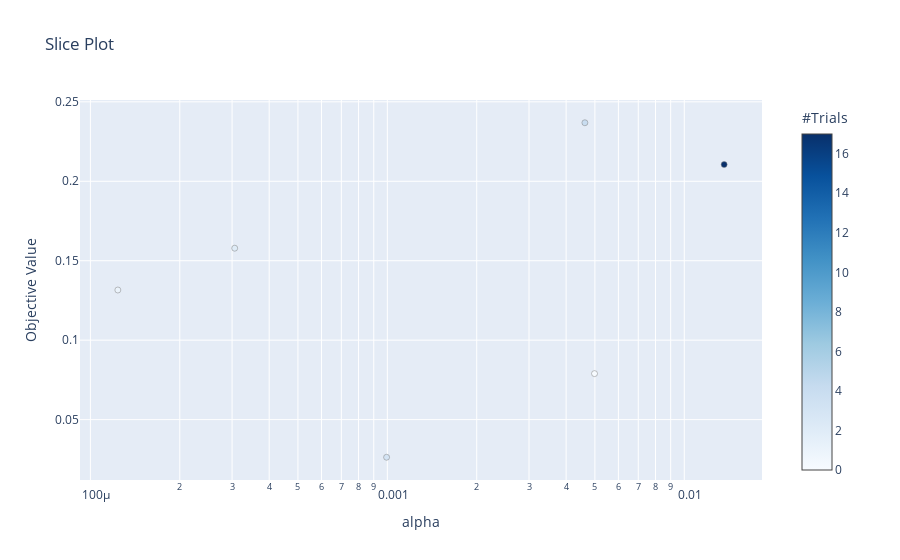

Source (notebook cell):
### Markdown cell above
![](PCP.png)

### Code cell
plot_slice(study)

### Figure 1 — Plotly figure (JSON) as saved in the notebook; plotly's stock layout.template omitted (floating-point values rounded to 4 significant figures)
{"data": [{"marker": {"color": [0, 1, 2, 3, 4, 17], "colorbar": {"title": {"text": "#Trials"}, "x": 1, "xpad": 40}, "colorscale": [[0, "rgb(247,251,255)"], [0.125, "rgb(222,235,247)"], [0.25, "rgb(198,219,239)"], [0.375, "rgb(158,202,225)"], [0.5, "rgb(107,174,214)"], [0.625, "rgb(66,146,198)"], [0.75, "rgb(33,113,181)"], [0.875, "rgb(8,81,156)"], [1, "rgb(8,48,107)"]], "line": {"color": "Grey", "width": 0.5}}, "mode": "markers", "showlegend": false, "type": "scatter", "x": [0.004986, 0.0001237, 0.0003061, 0.0009942, 0.004627, 0.01362], "y": [0.07895, 0.1316, 0.1579, 0.02632, 0.2368, 0.2105]}], "layout": {"title": {"text": "Slice Plot"}, "xaxis": {"title": {"text": "alpha"}, "type": "log"}, "yaxis": {"title": {"text": "Objective Value"}}}}
